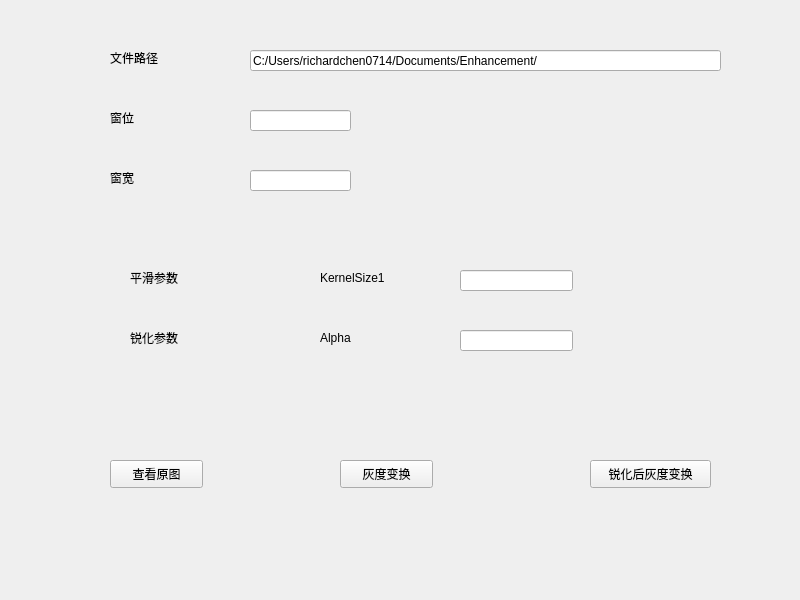
<?xml version="1.0" encoding="UTF-8"?>
<ui version="4.0">
 <class>Widget</class>
 <widget class="QWidget" name="Widget">
  <property name="geometry">
   <rect>
    <x>0</x>
    <y>0</y>
    <width>800</width>
    <height>600</height>
   </rect>
  </property>
  <property name="windowTitle">
   <string>Widget</string>
  </property>
  <widget class="QLineEdit" name="CenterEdit">
   <property name="geometry">
    <rect>
     <x>250</x>
     <y>110</y>
     <width>101</width>
     <height>21</height>
    </rect>
   </property>
  </widget>
  <widget class="QLabel" name="Center">
   <property name="geometry">
    <rect>
     <x>110</x>
     <y>110</y>
     <width>72</width>
     <height>15</height>
    </rect>
   </property>
   <property name="text">
    <string>窗位</string>
   </property>
  </widget>
  <widget class="QPushButton" name="TransferButton">
   <property name="geometry">
    <rect>
     <x>340</x>
     <y>460</y>
     <width>93</width>
     <height>28</height>
    </rect>
   </property>
   <property name="text">
    <string>灰度变换</string>
   </property>
  </widget>
  <widget class="QPushButton" name="ViewButton">
   <property name="geometry">
    <rect>
     <x>110</x>
     <y>460</y>
     <width>93</width>
     <height>28</height>
    </rect>
   </property>
   <property name="text">
    <string>查看原图</string>
   </property>
  </widget>
  <widget class="QLineEdit" name="PathEdit">
   <property name="geometry">
    <rect>
     <x>250</x>
     <y>50</y>
     <width>471</width>
     <height>21</height>
    </rect>
   </property>
   <property name="text">
    <string>C:/Users/richardchen0714/Documents/Enhancement/</string>
   </property>
  </widget>
  <widget class="QLabel" name="Path">
   <property name="geometry">
    <rect>
     <x>110</x>
     <y>50</y>
     <width>81</width>
     <height>16</height>
    </rect>
   </property>
   <property name="text">
    <string>文件路径</string>
   </property>
  </widget>
  <widget class="QLineEdit" name="WidthEdit">
   <property name="geometry">
    <rect>
     <x>250</x>
     <y>170</y>
     <width>101</width>
     <height>21</height>
    </rect>
   </property>
  </widget>
  <widget class="QLabel" name="Width">
   <property name="geometry">
    <rect>
     <x>110</x>
     <y>170</y>
     <width>72</width>
     <height>15</height>
    </rect>
   </property>
   <property name="text">
    <string>窗宽</string>
   </property>
  </widget>
  <widget class="QPushButton" name="SharpenAndTransferButton">
   <property name="geometry">
    <rect>
     <x>590</x>
     <y>460</y>
     <width>121</width>
     <height>28</height>
    </rect>
   </property>
   <property name="text">
    <string>锐化后灰度变换</string>
   </property>
  </widget>
  <widget class="QLabel" name="KernelSize1">
   <property name="geometry">
    <rect>
     <x>320</x>
     <y>270</y>
     <width>91</width>
     <height>16</height>
    </rect>
   </property>
   <property name="text">
    <string>KernelSize1</string>
   </property>
  </widget>
  <widget class="QLineEdit" name="KernelSizeEdit1">
   <property name="geometry">
    <rect>
     <x>460</x>
     <y>270</y>
     <width>113</width>
     <height>21</height>
    </rect>
   </property>
  </widget>
  <widget class="QLineEdit" name="AlphaEdit">
   <property name="geometry">
    <rect>
     <x>460</x>
     <y>330</y>
     <width>113</width>
     <height>21</height>
    </rect>
   </property>
  </widget>
  <widget class="QLabel" name="Alpha">
   <property name="geometry">
    <rect>
     <x>320</x>
     <y>330</y>
     <width>72</width>
     <height>15</height>
    </rect>
   </property>
   <property name="text">
    <string>Alpha</string>
   </property>
  </widget>
  <widget class="QLabel" name="label">
   <property name="geometry">
    <rect>
     <x>130</x>
     <y>270</y>
     <width>72</width>
     <height>15</height>
    </rect>
   </property>
   <property name="text">
    <string>平滑参数</string>
   </property>
  </widget>
  <widget class="QLabel" name="SharpenParameter">
   <property name="geometry">
    <rect>
     <x>130</x>
     <y>330</y>
     <width>72</width>
     <height>15</height>
    </rect>
   </property>
   <property name="text">
    <string>锐化参数</string>
   </property>
  </widget>
 </widget>
 <resources/>
 <connections/>
</ui>
